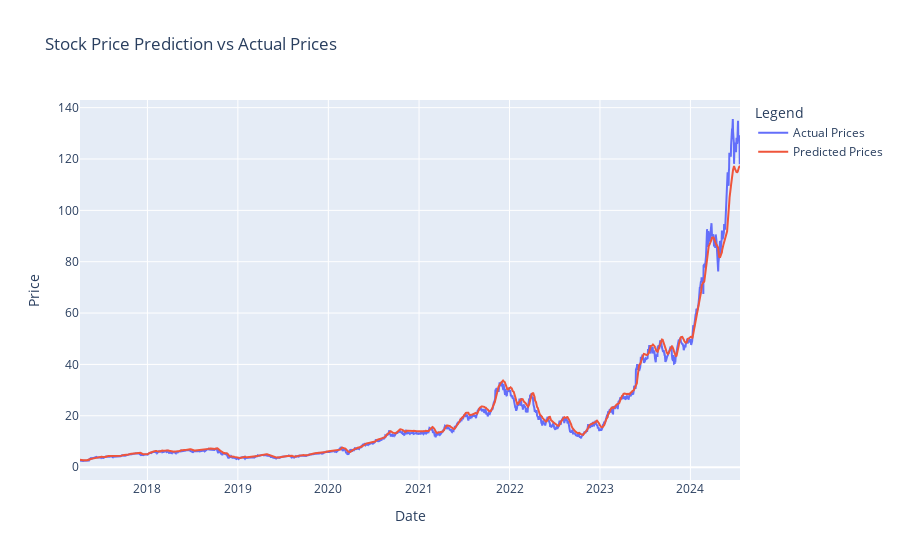

Notebook code cell kept with this figure:
### Code cell
import numpy as np
import pandas as pd
import yfinance as yf
from sklearn.preprocessing import MinMaxScaler
from tensorflow.keras.models import Sequential
from tensorflow.keras.layers import Dense, LSTM, Input
from tensorflow.keras.callbacks import EarlyStopping
from sklearn.metrics import mean_squared_error
import plotly.graph_objs as go

# Step 1: Load Historical Data
def load_data(ticker, start, end):
    data = yf.download(ticker, start=start, end=end)
    return data[['Close']]

# Step 2: Prepare the Data
def prepare_data(data, look_back=60):
    scaler = MinMaxScaler(feature_range=(0, 1))
    scaled_data = scaler.fit_transform(data)

    X, y = [], []
    for i in range(len(scaled_data) - look_back - 1):
        X.append(scaled_data[i:(i + look_back), 0])
        y.append(scaled_data[i + look_back, 0])
    
    return np.array(X), np.array(y), scaler

# Step 3: Build the Model
def build_model(input_shape):
    model = Sequential()
    model.add(Input(shape=input_shape))  # Specify the input shape using Input layer
    model.add(LSTM(units=50, return_sequences=True))
    model.add(LSTM(units=50))  # Another LSTM layer
    model.add(Dense(1))
    model.compile(optimizer='adam', loss='mean_squared_error')
    return model

# Step 4: Train the Model with Early Stopping
def train_model(model, X_train, y_train, X_val, y_val, epochs=100, batch_size=32):
    early_stopping = EarlyStopping(monitor='val_loss', patience=10, restore_best_weights=True)
    
    history = model.fit(X_train, y_train, 
                        epochs=epochs, 
                        batch_size=batch_size, 
                        validation_data=(X_val, y_val), 
                        callbacks=[early_stopping], 
                        verbose=1)
    return history

# Step 5: Make Predictions
def make_predictions(model, X_test, scaler):
    predictions = model.predict(X_test)
    return scaler.inverse_transform(predictions)

# Step 6: Plotting
def plot_predictions(dates, y_test, predictions):
    fig = go.Figure()

    # Plot actual values
    fig.add_trace(go.Scatter(x=dates, y=y_test, mode='lines', name='Actual Prices'))

    # Plot predicted values
    fig.add_trace(go.Scatter(x=dates, y=predictions, mode='lines', name='Predicted Prices'))

    # Update layout
    fig.update_layout(title='Stock Price Prediction vs Actual Prices',
                      xaxis_title='Date',
                      yaxis_title='Price',
                      legend_title='Legend')

    fig.show()

# Main Execution
if __name__ == "__main__":
    # Load and prepare data with an extended date range
    data = load_data('NVDA', '2000-01-01', '2024-07-20')  # Extended date range
    look_back = 60
    X, y, scaler = prepare_data(data, look_back=look_back)

    # Split data into training and validation sets chronologically
    split_index = int(len(X) * 0.7)  # 70% for training, 30% for validation
    X_train, X_val = X[:split_index], X[split_index:]
    y_train, y_val = y[:split_index], y[split_index:]

    # Reshape data for LSTM
    X_train = np.reshape(X_train, (X_train.shape[0], X_train.shape[1], 1))
    X_val = np.reshape(X_val, (X_val.shape[0], X_val.shape[1], 1))

    # Build and train the model with early stopping
    model = build_model((X_train.shape[1], 1))
    history = train_model(model, X_train, y_train, X_val, y_val, epochs=100, batch_size=32)  # Include validation data

    # Make predictions on the validation set
    predictions = make_predictions(model, X_val, scaler)

    # Calculate and print metrics
    mse = mean_squared_error(scaler.inverse_transform(y_val.reshape(-1, 1)), predictions)
    print(f'Mean Squared Error: {mse}')

    # Create a DataFrame for plotting
    dates = data.index[-len(X_val):]  # Use dates corresponding to validation set
    y_val = scaler.inverse_transform(y_val.reshape(-1, 1)).flatten()
    predictions = predictions.flatten()

    # Plot predictions
    plot_predictions(dates, y_val, predictions)

### Figure 1 — Plotly figure (JSON) as saved in the notebook; plotly's stock layout.template omitted (floating-point values rounded to 4 significant figures; data arrays with more than 128 entries replaced by an {"elided": "..."} marker saying what was removed)
{"data": [{"mode": "lines", "name": "Actual Prices", "type": "scatter", "x": {"elided": "1835 str values"}, "y": {"elided": "1835 float values"}}, {"mode": "lines", "name": "Predicted Prices", "type": "scatter", "x": {"elided": "1835 str values"}, "y": {"elided": "1835 float values"}}], "layout": {"legend": {"title": {"text": "Legend"}}, "title": {"text": "Stock Price Prediction vs Actual Prices"}, "xaxis": {"title": {"text": "Date"}}, "yaxis": {"title": {"text": "Price"}}}}
